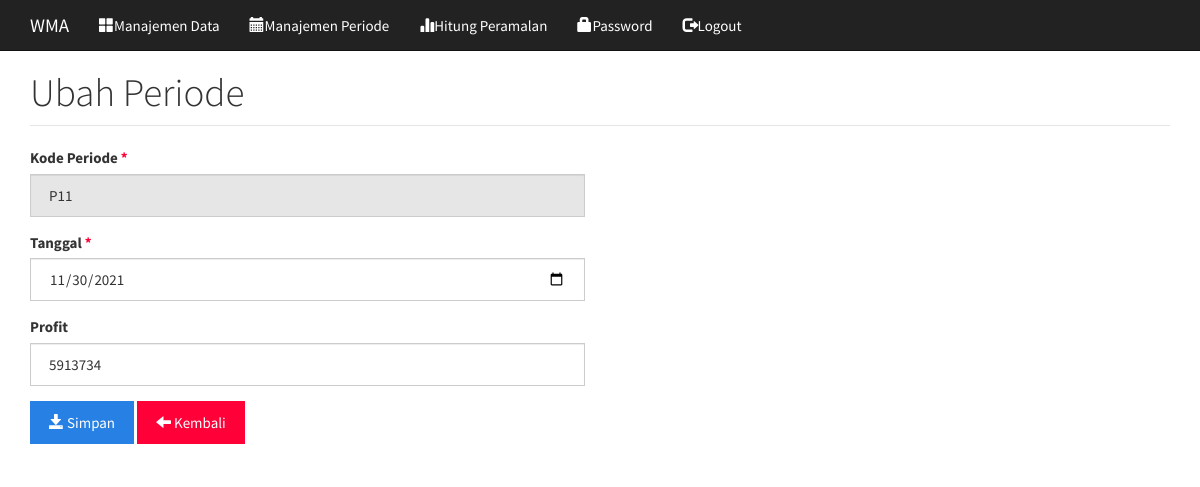
/index.php?m=periode_ubah&ID=P11 (signed in), run on the app's committed database.
### tables this page shows
CREATE TABLE `tb_periode` (
  `kode_periode` varchar(16) NOT NULL,
  `tanggal` date DEFAULT NULL
);

CREATE TABLE `tb_relasi` (
  `ID` int(11) NOT NULL,
  `kode_periode` varchar(16) DEFAULT NULL,
  `kode_jenis` varchar(16) DEFAULT NULL,
  `nilai` double DEFAULT NULL
);

CREATE TABLE `tb_jenis` (
  `kode_jenis` varchar(16) NOT NULL,
  `nama_jenis` varchar(255) DEFAULT NULL,
  `hasil` double DEFAULT NULL
);

### config.php (called while the page is built)
<?php
$config["server"] = 'localhost';
$config["username"] = 'root';
$config["password"] = '';
$config["database_name"] = 'wma';

### functions.php (called while the page is built, shortened)
<?php
include 'config.php';
include 'includes/db.php';
$db = new DB($config['server'], $config['username'], $config['password'], $config['database_name']);
function set_value($key = null, $default = null)
{
    return $default;
}

### includes/db.php (called while the page is built, shortened)
<?php
class DB{
    var $conn = null;
    public function __construct($host, $username, $passwd, $dbname){
        $this->conn = mysqli_connect($host, $username, $passwd, $dbname);
    }
    public function query($sql){
        $query = mysqli_query($this->conn, $sql) or die('<pre>Error mysqli_query: ' . mysqli_error($this->conn) . '<br />' . $sql . '</pre>');
        return $query;
    }
    public function get_row($sql){
        $query = $this->query($sql);
        return mysqli_fetch_object($query);
    }
    public function get_results($sql){
        $query = $this->query($sql);
        $arr = array();
        while($row = mysqli_fetch_object($query)){
            $arr[] = $row;
        }
        return $arr;
    }
}

### periode_ubah.php (the view, shortened to what this page needs)
<?php
$row = $db->get_row("SELECT * FROM tb_periode WHERE kode_periode='$_GET[ID]'");
?>
<div class="page-header">
    <h1>Ubah Periode</h1>
</div>
<form method="post">
    <div class="row">
        <div class="col-sm-6">
            <div class="form-group">
                <label>Kode Periode <span class="text-danger">*</span></label>
                <input class="form-control" type="text" name="kode_periode" value="<?= $row->kode_periode ?>" readonly />
            </div>
            <div class="form-group">
                <label>Tanggal <span class="text-danger">*</span></label>
                <input class="form-control" type="date" name="tanggal" value="<?= set_value('tanggal', $row->tanggal) ?>" />
            </div>
            <?php
            $rows = $db->get_results("SELECT * FROM tb_relasi r
                INNER JOIN tb_jenis k ON k.kode_jenis=r.kode_jenis
            WHERE kode_periode='$row->kode_periode' ORDER BY r.kode_jenis");
            foreach ($rows as $row) : ?>
                <div class="form-group">
                    <label><?= $row->nama_jenis ?></label>
                    <input type="number" class="form-control" name="nilai[<?= $row->ID ?>]" value="<?= $row->nilai ?>" />
                </div>
            <?php endforeach ?>
        </div>
    </div>
    <div class="form-group">
        <button class="btn btn-primary"><span class="glyphicon glyphicon-save"></span> Simpan</button>
        <a class="btn btn-danger" href="?m=periode"><span class="glyphicon glyphicon-arrow-left"></span> Kembali</a>
    </div>
</form>

### assets/css/general.css (style rules this page uses)
html { position: relative; min-height: 100%; }
body { margin-bottom: 70px; }
.page-header { margin-top: 0; padding-bottom: 0; }
.page-header h1 { margin-top: 0; }

### data on the page
tb_periode: kode_periode "P11", tanggal "11/30/2021"
tb_relasi: kode_jenis.nama_jenis "Profit", nilai "5913734"
